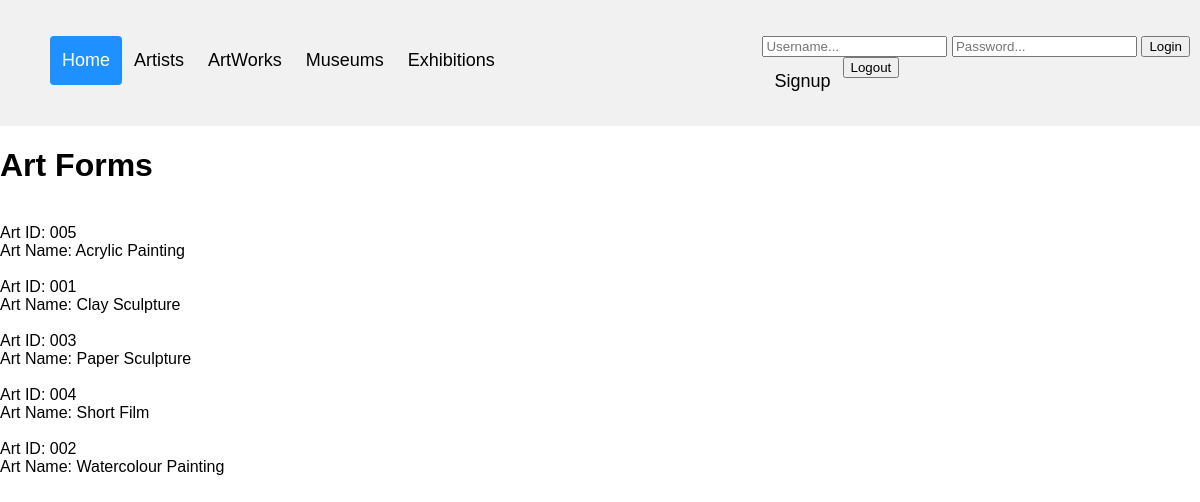
Page /artForms.php on the committed database.
### tables this page shows
CREATE TABLE BelongsTo (
	artID CHAR(100),
	artName CHAR(100),
	PRIMARY KEY (artID, artName),
	FOREIGN KEY (artID) REFERENCES  Artwork_create_IsIn(artID) ON DELETE CASCADE,	
	FOREIGN KEY (artName) REFERENCES ArtForm(artName) ON DELETE CASCADE);

### artForms.php (the view, shortened to what this page needs)
<?php
    require 'header.php';
?>
<!DOCTYPE html>
<html>
<head>
    <link rel="stylesheet" href="style2.css">
<head>
<body>
    <h1>Art Forms</h1>
	<?php
        $conn = OpenCon();
        $sql = "SELECT * FROM BelongsTo";
        $result = mysqli_query($conn, $sql);
        $resultCheck = mysqli_num_rows($result);
        echo "<br>";
        if ($resultCheck > 0) {
            while ($row = mysqli_fetch_assoc($result)) {
                echo "Art ID: {$row['artID']} <br>
                    Art Name: {$row['artName']} ";
                echo "<br> <br>";
            }
        }
	?>
</body>
</html>

### style.css (style rules this page uses)
body { margin: 0; font-family: Arial, Helvetica, sans-serif; }

### style2.css (style rules this page uses)
body { margin: 0; font-family: Arial, Helvetica, sans-serif; }

### rows in the picture
belongsto: artID "005", artName "Acrylic Painting"
belongsto: artID "001", artName "Clay Sculpture"
belongsto: artID "003", artName "Paper Sculpture"
belongsto: artID "004", artName "Short Film"
belongsto: artID "002", artName "Watercolour Painting"
